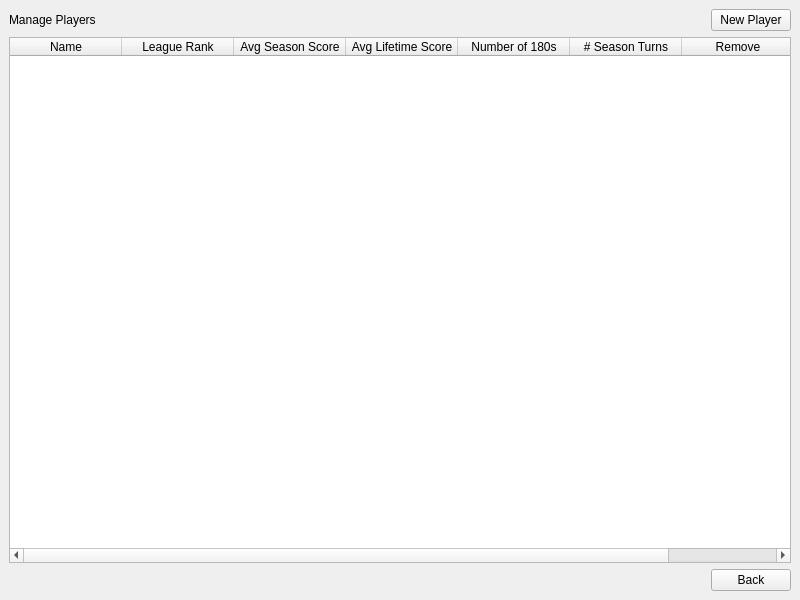
<?xml version="1.0" encoding="UTF-8"?>
<ui version="4.0">
 <class>ManagePlayers</class>
 <widget class="QMainWindow" name="ManagePlayers">
  <property name="geometry">
   <rect>
    <x>0</x>
    <y>0</y>
    <width>800</width>
    <height>600</height>
   </rect>
  </property>
  <property name="windowTitle">
   <string>MainWindow</string>
  </property>
  <widget class="QWidget" name="centralwidget">
   <layout class="QGridLayout" name="gridLayout">
    <item row="0" column="1">
     <spacer name="horizontalSpacer">
      <property name="orientation">
       <enum>Qt::Horizontal</enum>
      </property>
      <property name="sizeHint" stdset="0">
       <size>
        <width>616</width>
        <height>20</height>
       </size>
      </property>
     </spacer>
    </item>
    <item row="2" column="2">
     <widget class="QPushButton" name="return_button">
      <property name="text">
       <string>Back</string>
      </property>
     </widget>
    </item>
    <item row="0" column="2">
     <widget class="QPushButton" name="new_player_button">
      <property name="text">
       <string>New Player</string>
      </property>
     </widget>
    </item>
    <item row="0" column="0">
     <widget class="QLabel" name="label">
      <property name="text">
       <string>Manage Players</string>
      </property>
     </widget>
    </item>
    <item row="1" column="0" colspan="3">
     <widget class="QTableWidget" name="players_table_widget">
      <property name="selectionBehavior">
       <enum>QAbstractItemView::SelectRows</enum>
      </property>
      <property name="columnCount">
       <number>7</number>
      </property>
      <attribute name="horizontalHeaderDefaultSectionSize">
       <number>112</number>
      </attribute>
      <column>
       <property name="text">
        <string>Name</string>
       </property>
      </column>
      <column>
       <property name="text">
        <string>League Rank</string>
       </property>
      </column>
      <column>
       <property name="text">
        <string>Avg Season Score</string>
       </property>
      </column>
      <column>
       <property name="text">
        <string>Avg Lifetime Score</string>
       </property>
      </column>
      <column>
       <property name="text">
        <string>Number of 180s</string>
       </property>
      </column>
      <column>
       <property name="text">
        <string># Season Turns</string>
       </property>
      </column>
      <column>
       <property name="text">
        <string>Remove</string>
       </property>
      </column>
     </widget>
    </item>
   </layout>
  </widget>
 </widget>
 <resources/>
 <connections/>
</ui>
